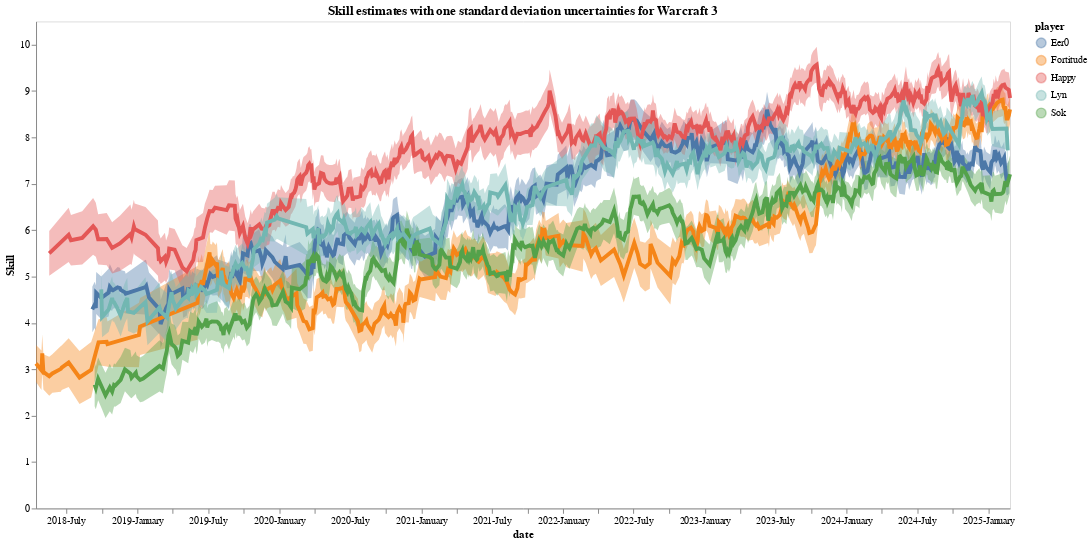

The notebook cell saved with this chart:
### Code cell
true_skill.plot_player_skills(players = top_players_elo[:5], burnin=50, width=1000, height=500, x_axis_format="%Y-%B", y_lims=[2, 10.5], game='Warcraft 3')

### Figure 1 — Vega-Lite specification as saved in the notebook (floating-point values rounded to 4 significant figures; data arrays with more than 128 entries replaced by an {"elided": "..."} marker saying what was removed)
{"config": {"view": {"continuousWidth": 300, "continuousHeight": 300}, "axis": {"grid": false}}, "layer": [{"mark": {"type": "area", "opacity": 0.4}, "encoding": {"color": {"field": "player", "type": "nominal"}, "x": {"field": "date", "type": "temporal"}, "y": {"field": "lower", "type": "quantitative"}, "y2": {"field": "upper"}}}, {"mark": {"type": "line", "strokeWidth": 4}, "encoding": {"color": {"field": "player", "scale": {"scheme": "tableau10"}, "sort": ["Happy", "Lyn", "Fortitude", "Eer0", "Sok"], "type": "nominal"}, "x": {"axis": {"format": "%Y-%B"}, "field": "date", "type": "temporal"}, "y": {"field": "mu", "scale": {"domain": [2, 10.5], "nice": false}, "title": "Skill", "type": "quantitative"}}}], "data": {"name": "data-970844558f72113f9cf4b7f6700db2ef"}, "height": 500, "title": "Skill estimates with one standard deviation uncertainties for Warcraft 3", "width": 1000, "$schema": "https://vega.github.io/schema/vega-lite/v5.20.1.json", "datasets": {"data-970844558f72113f9cf4b7f6700db2ef": {"elided": "2256 records"}}}
